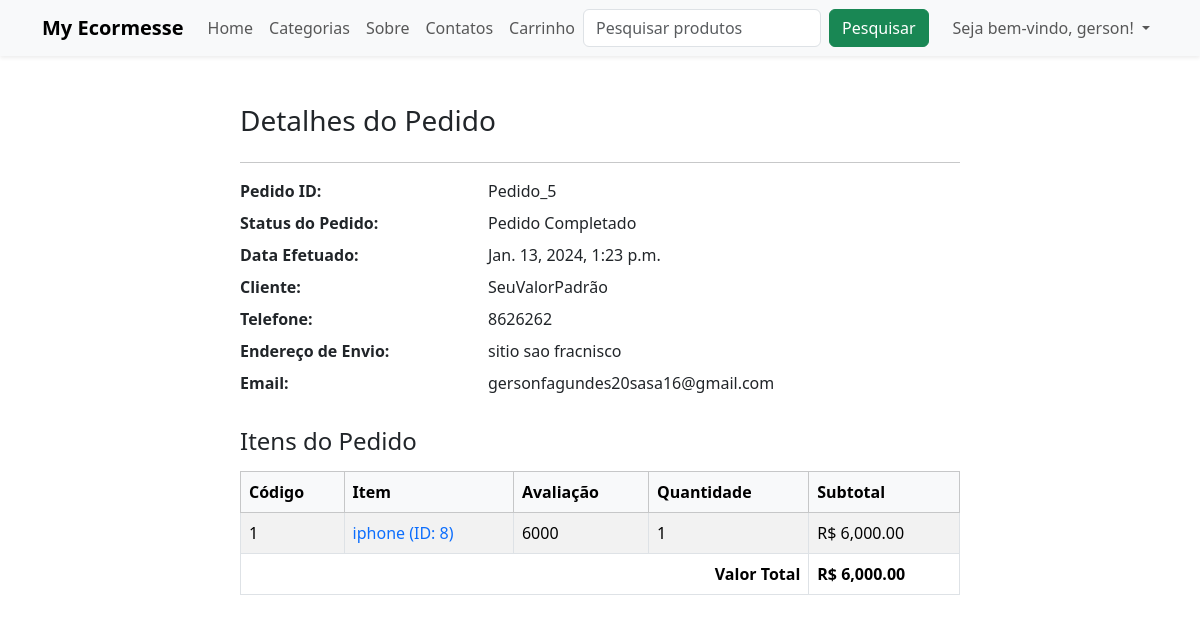
/perfil/pedido-5/ (signed in), run on an earlier commit of the app's database.
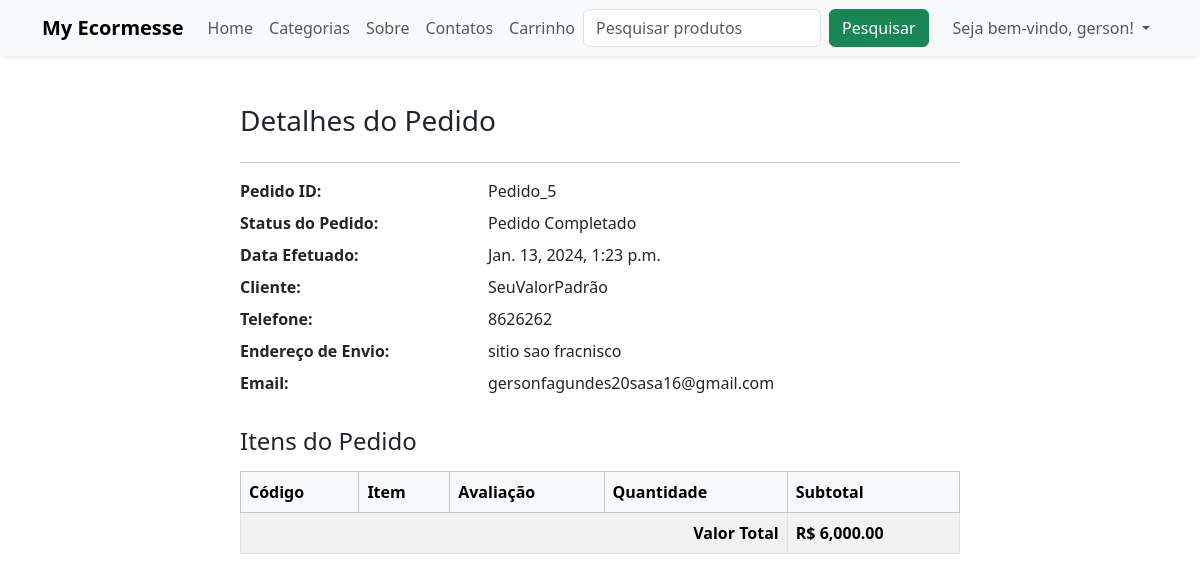
And on a later commit of the database.
### lojaapp/models.py (models this page shows, shortened)
class CarroProduto(models.Model):
    carro = models.ForeignKey(Carro,on_delete=models.CASCADE)
    produto = models.ForeignKey(Produto, on_delete = models.CASCADE)
    avaliacao = models.PositiveIntegerField()
    quantidade = models.PositiveIntegerField()
    subtotal = models.PositiveIntegerField()

class Produto(models.Model):
    titulo = models.CharField(max_length =200)
    slug = models.SlugField(unique = True)
    categoria = models.ForeignKey(Categoria,on_delete=models.CASCADE)
    image = models.ImageField(upload_to= "produtos")
    preco_mercado = models.PositiveIntegerField()
    venda = models.PositiveIntegerField()
    discricao = models.TextField()
    garantia = models.CharField(max_length =300, null = True, blank = True)
    return_devolucao = models.CharField(max_length =300, null = True, blank = True)
    visualizacao = models.PositiveIntegerField(default = 0)

### lojaapp/views.py (the view)
# urls.py: path('perfil/pedido-<int:pk>/', ClientePedidoDetalheView.as_view(), name='clientepedidodetalhe'),
class ClientePedidoDetalheView(DetailView):
    template_name = 'clientepedidodetalhe.html'
    model = Pedido_order
    context_object_name = "pedido_obj"
    def dispatch(self, request,*args, **kwargs):
        if request.user.is_authenticated and Cliente.objects.filter(user=request.user).exists():
            order_id = self.kwargs["pk"]
            pedido = Pedido_order.objects.get(id= order_id)
            if request.user.cliente != pedido.carro.cliente:
                return redirect("lojaproject/lojaapp/templates/base.html")
        else:
            return redirect("/entrar/?next=/perfil/")
        return super().dispatch(request, *args, **kwargs)

### lojaapp/templates/clientepedidodetalhe.html (shortened to what this page needs)
{% extends 'base.html' %}
{% load humanize %}
{% block content %}
<div class="container my-5">
  <div class="row justify-content-center">
    <div class="col-md-8">
      <h3 class="mb-4">Detalhes do Pedido</h3>
      <hr>
      <dl class="row mb-4">
        <dt class="col-sm-4 fw-semibold">Pedido ID:</dt>
        <dd class="col-sm-8">Pedido_{{ pedido_obj.id }}</dd>
        <dt class="col-sm-4 fw-semibold">Status do Pedido:</dt>
        <dd class="col-sm-8">{{ pedido_obj.pedido_status }}</dd>
        <dt class="col-sm-4 fw-semibold">Data Efetuado:</dt>
        <dd class="col-sm-8">{{ pedido_obj.criado_em }}</dd>
        <dt class="col-sm-4 fw-semibold">Cliente:</dt>
        <dd class="col-sm-8">{{ pedido_obj.ordenado_por }}</dd>
        <dt class="col-sm-4 fw-semibold">Telefone:</dt>
        <dd class="col-sm-8">{{ pedido_obj.telefone }}</dd>
        <dt class="col-sm-4 fw-semibold">Endereço de Envio:</dt>
        <dd class="col-sm-8">{{ pedido_obj.endereco_envio }}</dd>
        <dt class="col-sm-4 fw-semibold">Email:</dt>
        <dd class="col-sm-8">{{ pedido_obj.email }}</dd>
      </dl>
      <h4 class="mb-3">Itens do Pedido</h4>
      <table class="table table-striped table-bordered align-middle">
        <thead class="table-light">
          <tr>
            <th>Código</th>
            <th>Item</th>
            <th>Avaliação</th>
            <th>Quantidade</th>
            <th>Subtotal</th>
          </tr>
        </thead>
        <tbody>
          {% for cp in pedido_obj.carro.carroproduto_set.all %}
          <tr>
            <td>{{ forloop.counter }}</td>
            <td>
              <a href="{% url 'lojaapp:produtodetelahe' cp.produto.slug %}" target="_blank" class="text-decoration-none">
                {{ cp.produto.titulo }} (ID: {{ cp.produto.id }})
              </a>
            </td>
            <td>{{ cp.avaliacao }}</td>
            <td>{{ cp.quantidade }}</td>
            <td>R$ {{ cp.subtotal|floatformat:2|intcomma }}</td>
          </tr>
          {% endfor %}
          <tr>
            <th colspan="4" class="text-end">Valor Total</th>
            <th class="fw-bold">R$ {{ pedido_obj.total|floatformat:2|intcomma }}</th>
          </tr>
        </tbody>
      </table>
    </div>
  </div>
</div>
{% endblock %}

What changed in the data, as far as the page shows it:
removed CarroProduto: produto.titulo "iphone", produto.id "8", avaliacao "6000", quantidade "1", subtotal "6,000.00"
